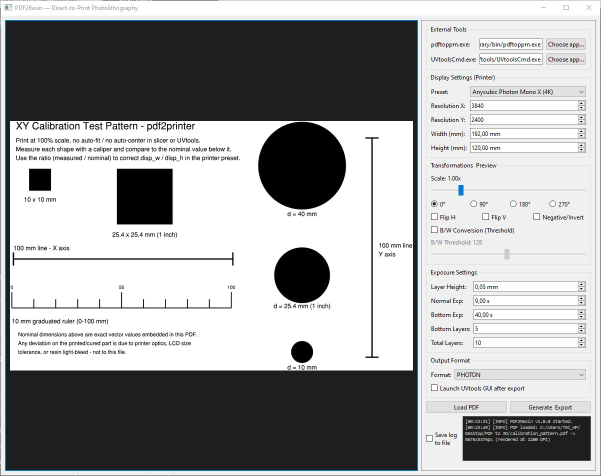
#> input picture Main_Window.jpg, 1202 x 952 px (shown at 1/2 size)
$ python -i pdf2resin.py   (imports and definitions only)
#> lines starting #> are read from the running program, lines starting #| are printed output that depends on the picture; after the words box and inside, x2 and y2 are one past the last pixel; in counts of white or black regions, pixels touching at a corner belong together
#> further down, picture is the input picture: PIL image 1202x952 RGB; mean R, G, B 161.5, 162.2, 162.8
"""
PDF2Resin — Direct-to-Print Photolithography
Version: v1.3.11
Converts a single-page vector PDF into a native resin-printer exposure
file (SL1, CTB, PHOTON, GOO, CBDDLP, PHZ) or a 3D mesh STL, generated internally from the final exposure mask
while preserving real physical dimensions on the build plate regardless of printer brand or LCD resolution.

This tool targets flat masked-exposure workflows (photolithography,
PCB exposure, stencils, UV curing masks) where every output layer is
an identical copy of the same source image — it does not slice a 3D model.

External dependencies:
  - pdftoppm (Poppler)   : high-resolution PDF rasterization
  - UVtoolsCmd (UVtools) : conversion from SL1 to any non-SL1 format
Both tool paths can be located automatically on first launch (see
find_executable) or set manually via the "Choose app..." buttons.
"""

import re
import struct
import sys
import zipfile
import subprocess
import traceback
import os
import tempfile
import shutil
import platform
import numpy as np
from pathlib import Path
from datetime import datetime

try:
    from PySide6.QtWidgets import (QApplication, QMainWindow, QWidget,
                                    QVBoxLayout, QHBoxLayout, QPushButton,
                                    QLabel, QFileDialog, QSpinBox, QComboBox,
                                    QLineEdit, QGroupBox, QCheckBox,
                                    QSlider, QDoubleSpinBox, QScrollArea,
                                    QFormLayout, QButtonGroup, QRadioButton,
                                    QTextEdit)
    from PySide6.QtGui import QPixmap, QImage, QPainter, QPen
    from PySide6.QtCore import Qt, QSettings, QPoint, QRect
    from PIL import Image, ImageOps
    from skimage.measure import find_contours
    from shapely.geometry import Polygon
    from shapely.ops import triangulate
    try:
        from shapely import constrained_delaunay_triangles
    except ImportError:
        constrained_delaunay_triangles = None
    # The dynamic render DPI (see calculate_render_dpi) can legitimately
    # produce very large raster images on high-density printer presets
    # (e.g. a 12K printer on an A4-sized PDF renders well above Pillow's
    # default decompression-bomb pixel limit). The source is a PDF the
    # user opened themselves, not untrusted third-party input, so the
    # check is disabled rather than silently failing on valid use cases.
    Image.MAX_IMAGE_PIXELS = None
except ImportError as e:
    print(f"Missing dependencies: {e}")
    print("Install with: pip install PySide6 Pillow numpy scikit-image shapely")
    sys.exit(1)

# --- PRESETS FOR COMMON RESIN PRINTERS ---
# Each entry: (resolution_x_px, resolution_y_px, display_width_mm, display_height_mm)
DISPLAY_PRESETS = {
    "Prusa SL1 (2K)": (2560, 1440, 120.0, 68.0),
    "Prusa SL1S (4K)": (3840, 2160, 120.0, 68.0),
    "Elegoo Saturn 3 (12K)": (7680, 4320, 196.8, 110.5),
    "Anycubic Photon Mono X (4K)": (3840, 2400, 192.0, 120.0),
    "Phrozen Sonic Mini 8K": (7500, 3240, 165.0, 72.0),
    "Custom": (2560, 1440, 120.0, 68.0)
}

# --- MAP EACH PRESET TO ITS RECOMMENDED OUTPUT FORMAT ---
PRESET_FORMAT_MAP = {
    "Prusa SL1 (2K)": "SL1",
    "Prusa SL1S (4K)": "SL1",
    "Elegoo Saturn 3 (12K)": "CTB",
    "Anycubic Photon Mono X (4K)": "PHOTON",
    "Phrozen Sonic Mini 8K": "PHZ",
    "Custom": "SL1"
}

# --- MAP OUTPUT FORMAT TO UVTOOLS TARGET TYPE ---
# UVtools accepts a known target type or the corresponding file extension.
# Using the explicit target extension keeps this mapping simple and avoids
# relying on internal encoder names that may change between UVtools versions.
FORMAT_TO_UVTOOLS_ENCODER = {
    "SL1": "sl1",
    "CTB": "chitubox",
    "PHOTON": "chitubox",
    "GOO": "goov5",
    "CBDDLP": "chitubox",
    "PHZ": "phz"
}

# --- COLOR FILTER TARGETS ---
# Reference RGB values for each named color, used by apply_color_filter
# to compute Euclidean distance from each pixel.
COLOR_FILTER_TARGETS = {
    "Red":     (255, 0, 0),
    "Green":   (0, 255, 0),
    "Blue":    (0, 0, 255),
    "Cyan":    (0, 255, 255),
    "Magenta": (255, 0, 255),
    "Yellow":  (255, 255, 0),
    "Black":   (0, 0, 0),
    "White":   (255, 255, 255),
}


# [135 lines left out: functions find_executable, measure_pdf_page_size_inches, calculate_render_dpi, pdf_to_highres_pil, not called in this run]


def apply_b_w(img: Image.Image, threshold: int = 128) -> Image.Image:
    """Convert image to pure black and white using a configurable threshold."""
#> called with threshold = 128
    gray = img.convert("L")
    bw = gray.point(lambda x: 0 if x < threshold else 255, mode="1")
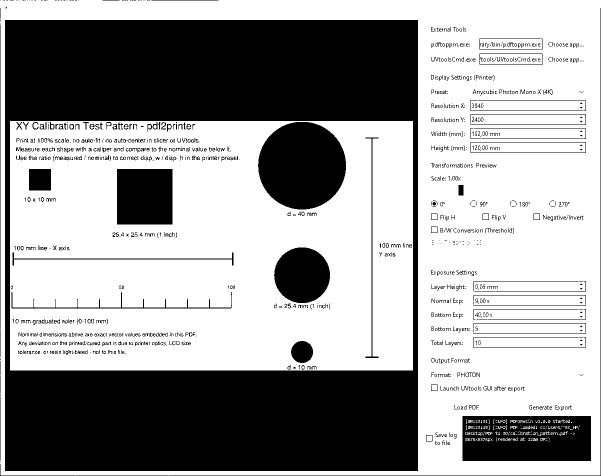
#> bw: PIL image 1202x952 1 (shown at 1/2 size); 61.3% white; 1293 black regions (938 under 20 px), largest, box (x1, y1, x2, y2) and area: (10, 40, 836, 942) 342858, (516, 244, 692, 419) 24196, (925, 832, 1182, 922) 21290
    return bw.convert("RGB")


# [313 lines left out: functions apply_color_filter, apply_transforms, build_sl1, validate_sl1_layer_count, convert_with_uvtools, export_stl_from_image, not called in this run]


class CropPreviewLabel(QLabel):
    """Preview label with an interactive crop overlay."""

    # [10 lines left out: function __init__, not called in this run]

    def set_image_rect(self, rect: QRect):
        self.image_rect = QRect(rect)
        self.update()

    # [246 lines left out: functions set_crop_rect, set_crop_enabled, set_aspect_ratio, paintEvent, _handle_at, mousePressEvent and 6 more, not called in this run]

class PDF2ResinGUI(QMainWindow):
    # [482 lines left out: functions __init__, on_filter_mode_changed, on_scale_slider_changed, on_filter_slider_changed, not called in this run]

    def on_filter_slider_released(self):
        """Fires once the mouse button is released after dragging the slider."""
        self.refresh_preview_with_status()

    # [898 lines left out: functions log, browse_for_tool, apply_preset, on_format_change, get_crop_aspect_ratio, _update_crop_label and 23 more, not called in this run]


# [20 lines not run here, left out]

>>> from PIL import Image
>>> picture = Image.open('Main_Window.jpg')
>>> result = apply_b_w(picture)

$ run again, on snapshot_landscape.jpg
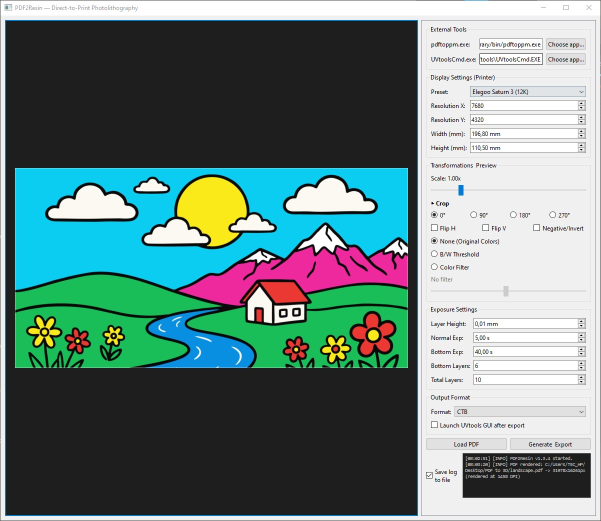
#> input picture snapshot_landscape.jpg, 1202 x 1042 px (shown at 1/2 size)
#> picture is the input picture: PIL image 1202x1042 RGB; mean R, G, B 107, 130.3, 127.7
#> in apply_b_w, `gray = img.convert("L")`:
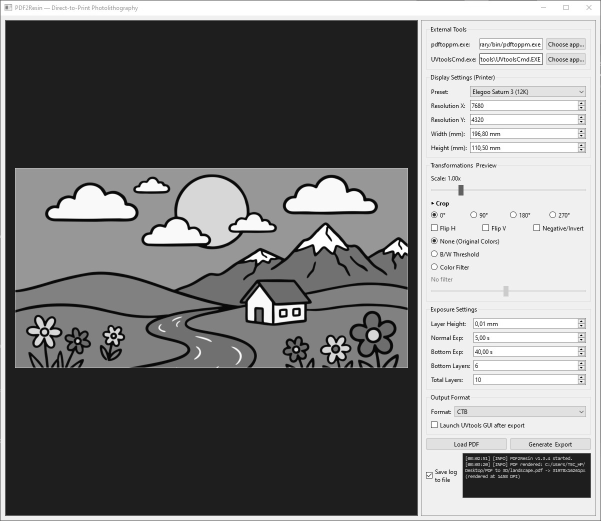
#> gray: PIL image 1202x1042 L (shown at 1/2 size); min 0, max 255, mean 123
#> in apply_b_w, `bw = gray.point(lambda x: 0 if x < threshold else 255, mode="1")`:
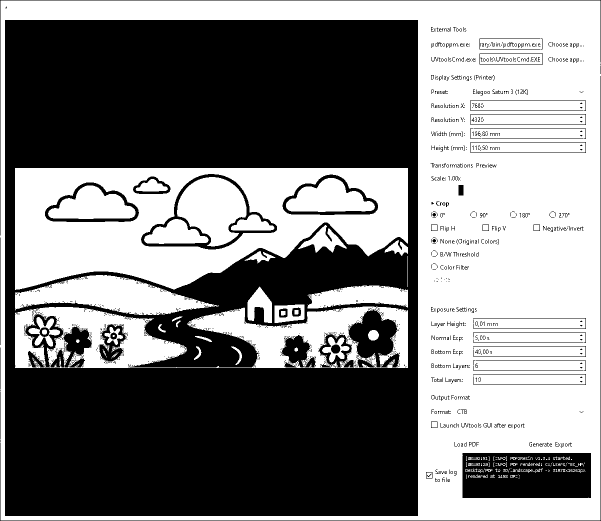
#> bw: PIL image 1202x1042 1 (shown at 1/2 size); 49.1% white; 187 white regions (122 under 20 px), largest, box (x1, y1, x2, y2) and area: (0, 1, 1202, 1041) 389204, (30, 336, 816, 580) 104395, (30, 613, 816, 736) 46430

$ run again, on snapshot_landscape_cyan.jpg
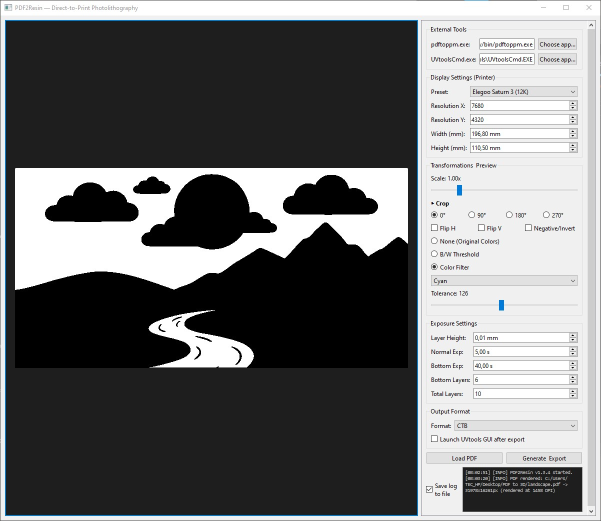
#> input picture snapshot_landscape_cyan.jpg, 1202 x 1042 px (shown at 1/2 size)
#> picture is the input picture: PIL image 1202x1042 RGB; mean R, G, B 112.1, 112.8, 113.3
#> in apply_b_w, `bw = gray.point(lambda x: 0 if x < threshold else 255, mode="1")`:
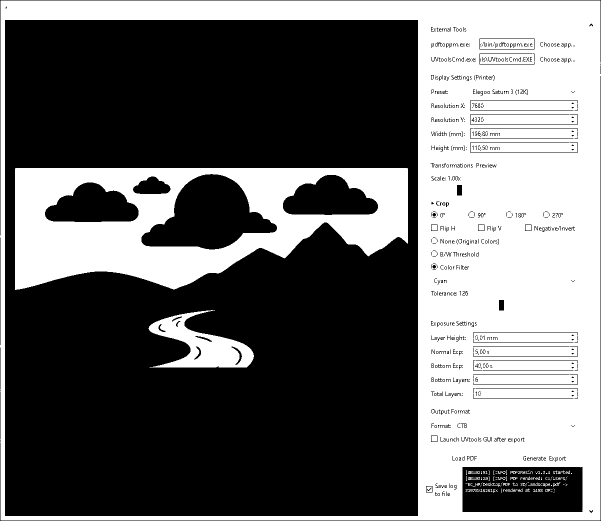
#> bw: PIL image 1202x1042 1 (shown at 1/2 size); 40.8% white; 147 white regions (112 under 20 px), largest, box (x1, y1, x2, y2) and area: (0, 1, 1202, 1041) 391030, (30, 336, 816, 580) 104834, (297, 620, 508, 735) 11004
